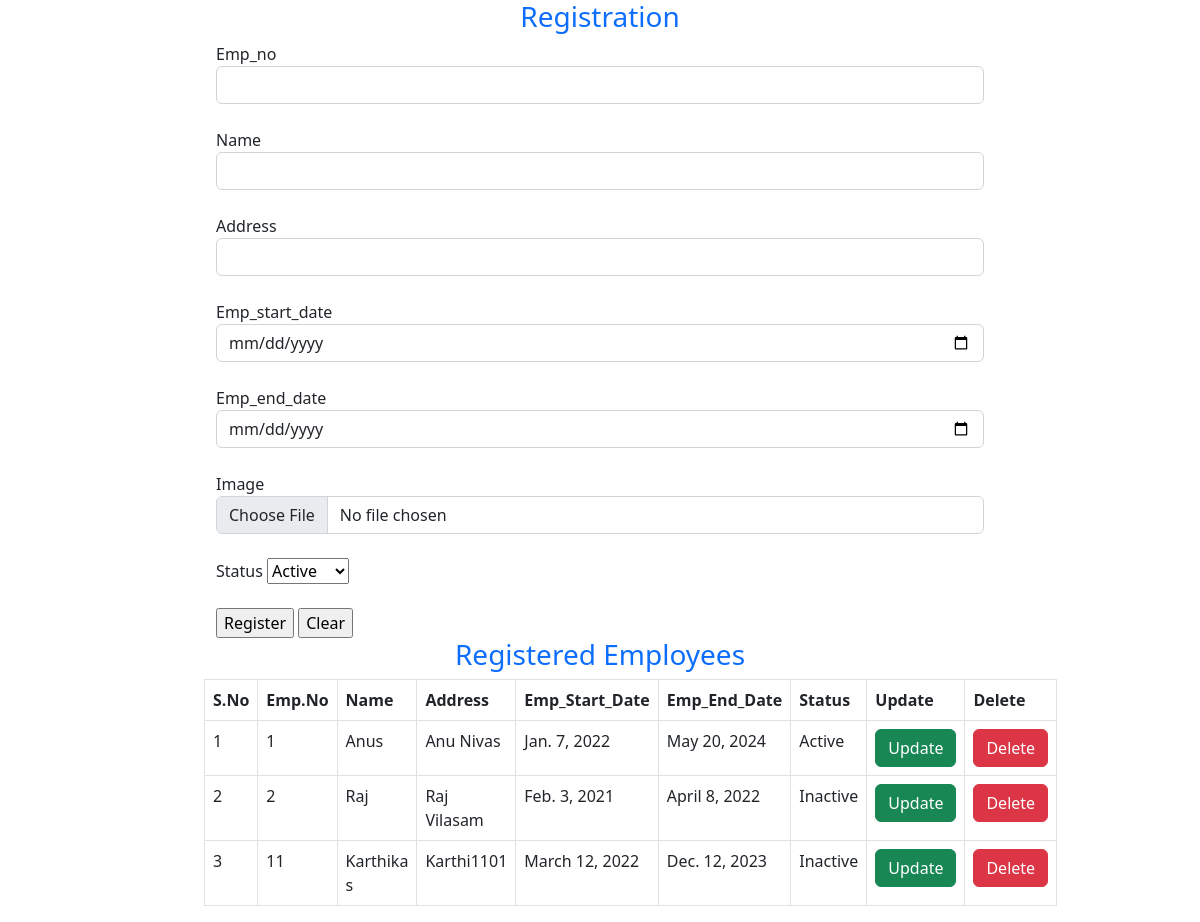
Page /emp/home (signed in) on the earlier database version.
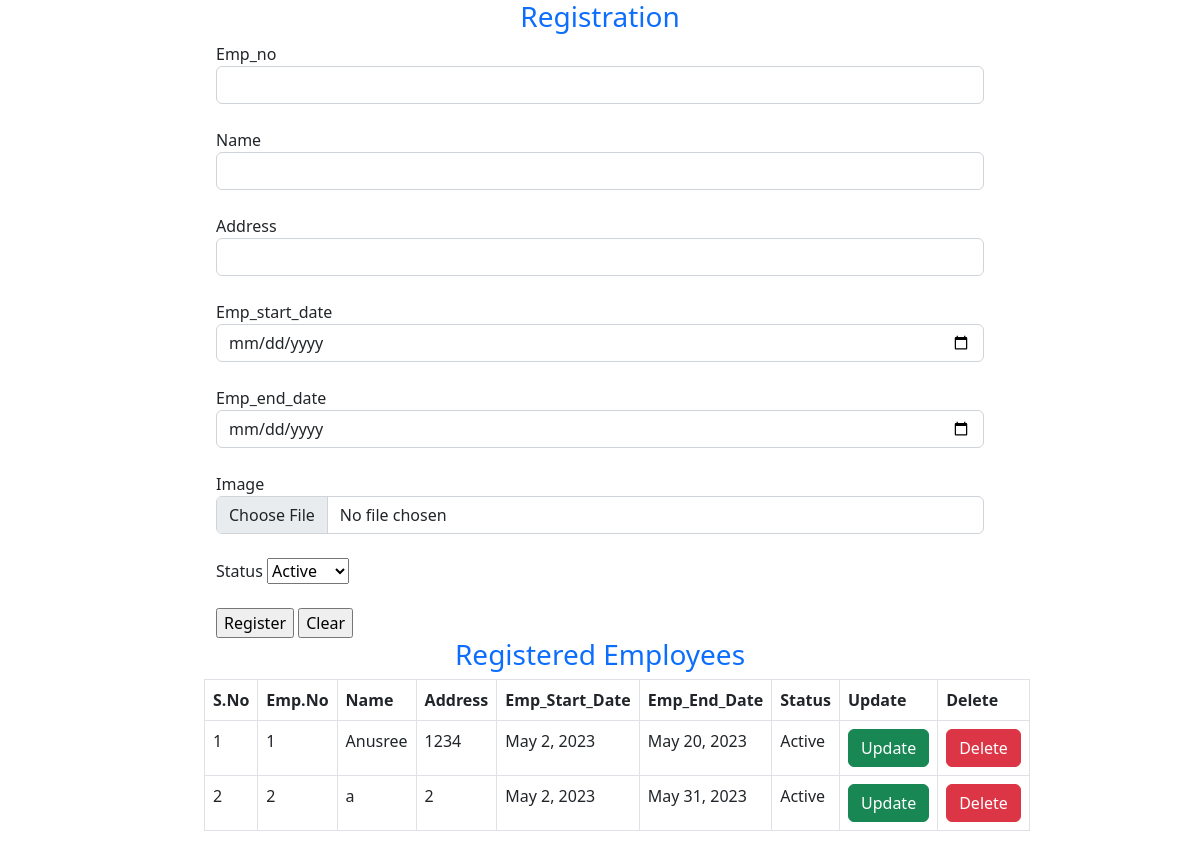
Same page on the later database version.
### Employee/models.py (models this page shows)
class Datas(models.Model):
    Emp_no = models.IntegerField(default="")
    Name = models.CharField(max_length=20,default="")
    Address = models.CharField(max_length=50,default="")
    Emp_start_date = models.DateField(max_length=20,default="", blank=True)
    Emp_end_date = models.DateField(max_length=20,default="")
    Image = models.ImageField(upload_to=filepath,null=True, blank=True)
    Status= models.CharField(max_length=20,default="")

### Employee/views.py (the view)
# urls.py: 2. Add a URL to urlpatterns:  path('', views.home, name='home')
@login_required
def home(request): #127.0.0.1:8000/addData
    mydata = Datas.objects.all()
    if(mydata != ''):
        return render(request,'home.html',{'datas':mydata})
    else:
        return render(request,'home.html')

### Employee/templates/home.html (shortened to what this page needs)
{% load static %}
<!DOCTYPE html>
<html lang="en">
<head>
</head>
<body>
    <link rel="stylesheet" href="{% static 'bootstrap\css\bootstrap-grid.min.css' %}">
  <link rel="stylesheet" href="https://cdn.jsdelivr.net/npm/bootstrap@5.2.3/dist/css/bootstrap.min.css">
<div class="row">
    <div class="col-md-2"></div>
    <div class="col-md-8">
        <div class="container-fluid">
                <form action="addData" method="post" autocomplete="off" enctype="multipart/form-data">
                <h3 class="page-header text-primary text-center"> Registration </h3>
                <div class="form-group">
                    <label>Emp_no</label>
                    <input type="number" class="form-control" name="emp_no" required>
                </div><br>
                <div class="form-group">
                    <label>Name</label>
                    <input type="text" class="form-control" name="name" required>
                </div><br>
                <div class="form-group">
                    <label>Address</label>
                    <input type="text" class="form-control" name="address" required>
                </div><br>
                <div class="form-group">
                    <label>Emp_start_date</label>
                    <input type="date" class="form-control" name="emp_start_date" required>
                </div><br>
                <div class="form-group">
                    <label>Emp_end_date</label>
                    <input type="date" class="form-control" name="emp_end_date" required>
                </div><br>
                <div class="form-group">
                    <label>Image</label>
                    <input type="file" class="form-control" required name="image">
                </div><br>
                <div class="form-group">
                    <label>Status</label>
                    <select name="status" id="status">
                        <option value="Active">Active</option>
                    </select>
                </div><br>
                <div class="form-group pull-right">
                    <input type="submit" value="Register" class="btn.btn-primary">
                    <input type="reset" value="Clear" class="btn.btn-danger">
                </div>
                </div>
                {% if datas %}
                <h3 class="page-header text-primary text-center">Registered Employees</h3>
                <table class="table table-bordered">
                    <thead>
                        <tr>
                            <th>S.No</th>
                            <th>Emp.No</th>
                            <th>Name</th>
                            <th>Address</th>
                            <th>Emp_Start_Date</th>
                            <th>Emp_End_Date</th>
                            <th>Status</th>
                            <th>Update</th>
                            <th>Delete</th>
                        </tr>
                    </thead>
                       {% for data in datas %}
                       <tbody>
                            <tr>
                                <td>{{forloop.counter}}</td>
                                <td>{{data.Emp_no}}</td>
                                <td>{{data.Name}}</td>
                                <td>{{data.Address}}</td>
                                <td>{{data.Emp_start_date}}</td>
                                <td>{{data.Emp_end_date}}</td>
                                <td>{{data.Status}}</td>
                                <td><a class="btn btn-success" href="updateData/{{data.id}}">Update</a></td>
                                <td><a class="btn btn-danger" href="deleteData/{{data.id}}">Delete</a></td>
                            </tr>
                        </tbody>
                       {% endfor %}
                </table>
                {% endif %}
    </div>
    <div class="col-md-2"></div>
</div>
</body>
</html>

Differences in the rows shown:
removed Datas: Emp_no "1", Name "Anus", Address "Anu Nivas", Emp_start_date "Jan. 7, 2022", Emp_end_date "May 20, 2024", Status "Active"
removed Datas: Emp_no "2", Name "Raj", Address "Raj Vilasam", Emp_start_date "Feb. 3, 2021", Emp_end_date "April 8, 2022", Status "Inactive"
removed Datas: Emp_no "11", Name "Karthika s", Address "Karthi1101", Emp_start_date "March 12, 2022", Emp_end_date "Dec. 12, 2023", Status "Inactive"
added Datas: Emp_no "1", Name "Anusree", Address "1234", Emp_start_date "May 2, 2023", Emp_end_date "May 20, 2023", Status "Active"
added Datas: Emp_no "2", Name "a", Address "2", Emp_start_date "May 2, 2023", Emp_end_date "May 31, 2023", Status "Active"
